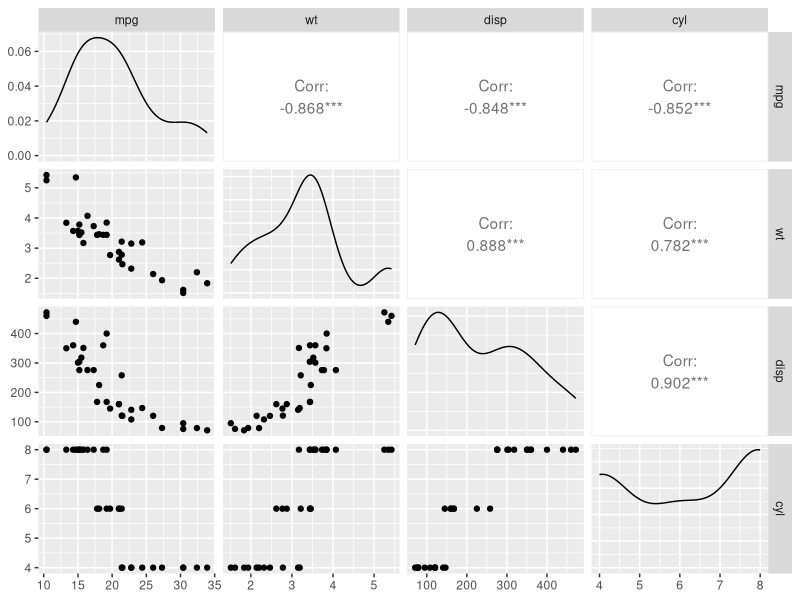

Reproduce this figure in R.
## ---- chunk 1
knitr::opts_chunk$set(warning = FALSE, message = FALSE) 
## ---- chunk 2
mtcars

## ---- chunk 3
cor_matrix <- cor(mtcars)
cor_matrix
## ---- chunk 4
mpg_correlations <- cor_matrix["mpg", ]
mpg_correlations <- mpg_correlations[-1] # remove mpg correlation with itself
corr_list <- sort(mpg_correlations, decreasing=TRUE)
print(corr_list)

## ---- chunk 5
attach(mtcars)

mlr1=lm(mpg~.,data=mtcars)
mlr1
## ---- chunk 6
anova(mlr1)
## ---- chunk 7
library(ggplot2)
library(GGally)
pairs_plot <- ggpairs(mtcars, columns=c("mpg", "wt", "disp","cyl"))
print(pairs_plot)
## ---- chunk 8
mlr_model = lm(mpg ~ wt + cyl + disp, data = mtcars)
summary(mlr_model)
## ---- chunk 9
mlr2 = lm(mpg ~ wt + cyl, data = mtcars)
summary(mlr2)
## ---- chunk 10
# The 95% CI
confint(mlr2, level = 0.95)
## ---- chunk 11
confint(mlr2, level = 0.99)
## ---- chunk 12
e=residuals(mlr2)
round(sum(e),5)

## ---- chunk 13
library(car)
vif(mlr2)

## ---- chunk 14
library(lmtest)
dwtest(mlr2)
## ---- chunk 15
bptest(mlr2)
